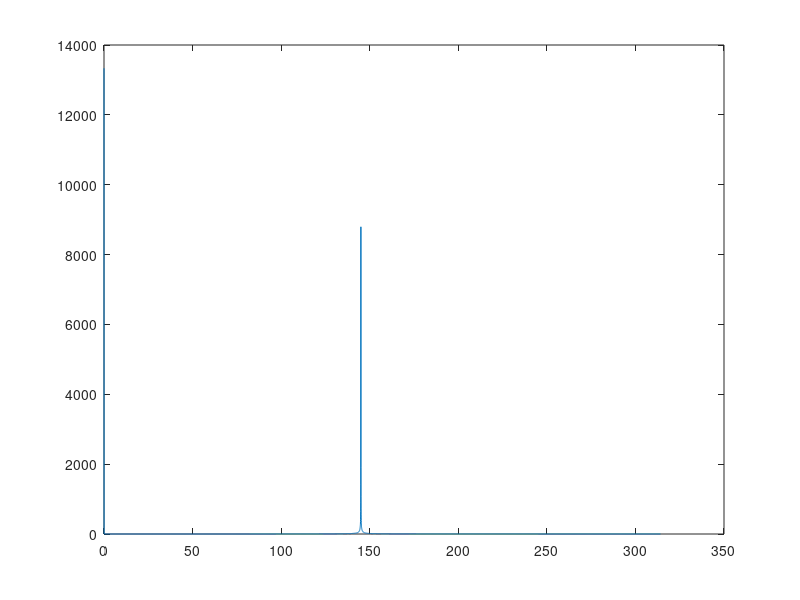
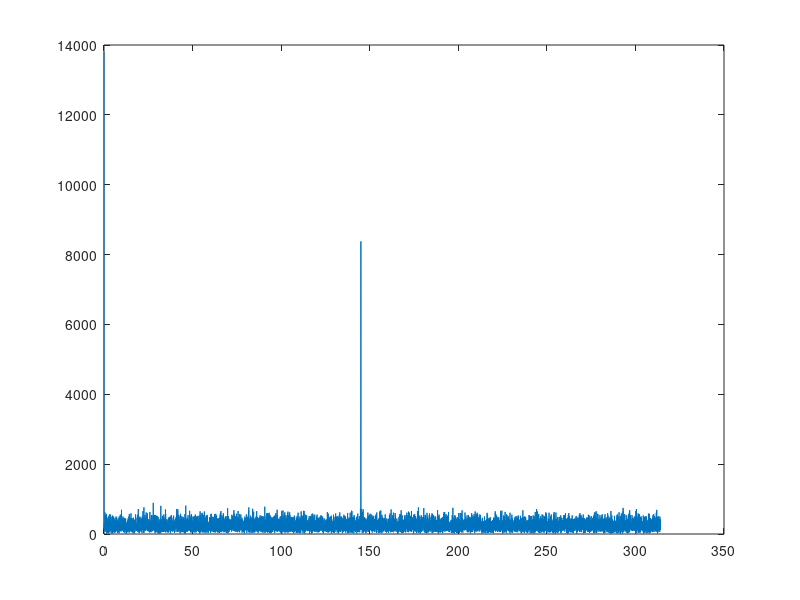

The MATLAB script that drew these images, in order:
%3 вариант

%Анализ частотного спектра зашумленного сигнала
function Solution_Noised_Signal
dt = 0.01;         % Характерный период между временными отсчетами
W = 2 * pi / dt;         % Характерная частота в Гц
N = 10000;         % 2N+1 - Число точек в сигнале
dw = W / (2 * N);     % Характерный шаг частоты
t = (0:2 * N) * dt; %Набор отсчетов времени

w_1 = 53; w_2 = 145; %Круговые частоты исходного сигнала
A_1 = 1; A_2 = 1; %Амплитуды исходного сигнала

x = A_1 * f_1(w_1 * t) + A_2 * f_2(w_2 * t); %Исходный сигнал
y = x + (A_1 + A_2) * randn(size(t)); %Зашумленный сигнал
w = dw * (0:N - 1); %Вектор из отсчетов частот

X = fft(x); %Преобразование Фурье исходного сигнала
figure; plot(w, abs(X(1:N))); %График спектра исходного сигнала

Y = fft(y); %Преобразование Фурье зашумленного сигнала
figure; plot(w, abs(Y(1:N))); %График спектра зашумленного сигнала
end

function x = f_1(t)
   x = 3/2 * sin(t) / (2 + sin(t)) + 1/2
end

function x = f_2(t)
   x = cos(t);
end
